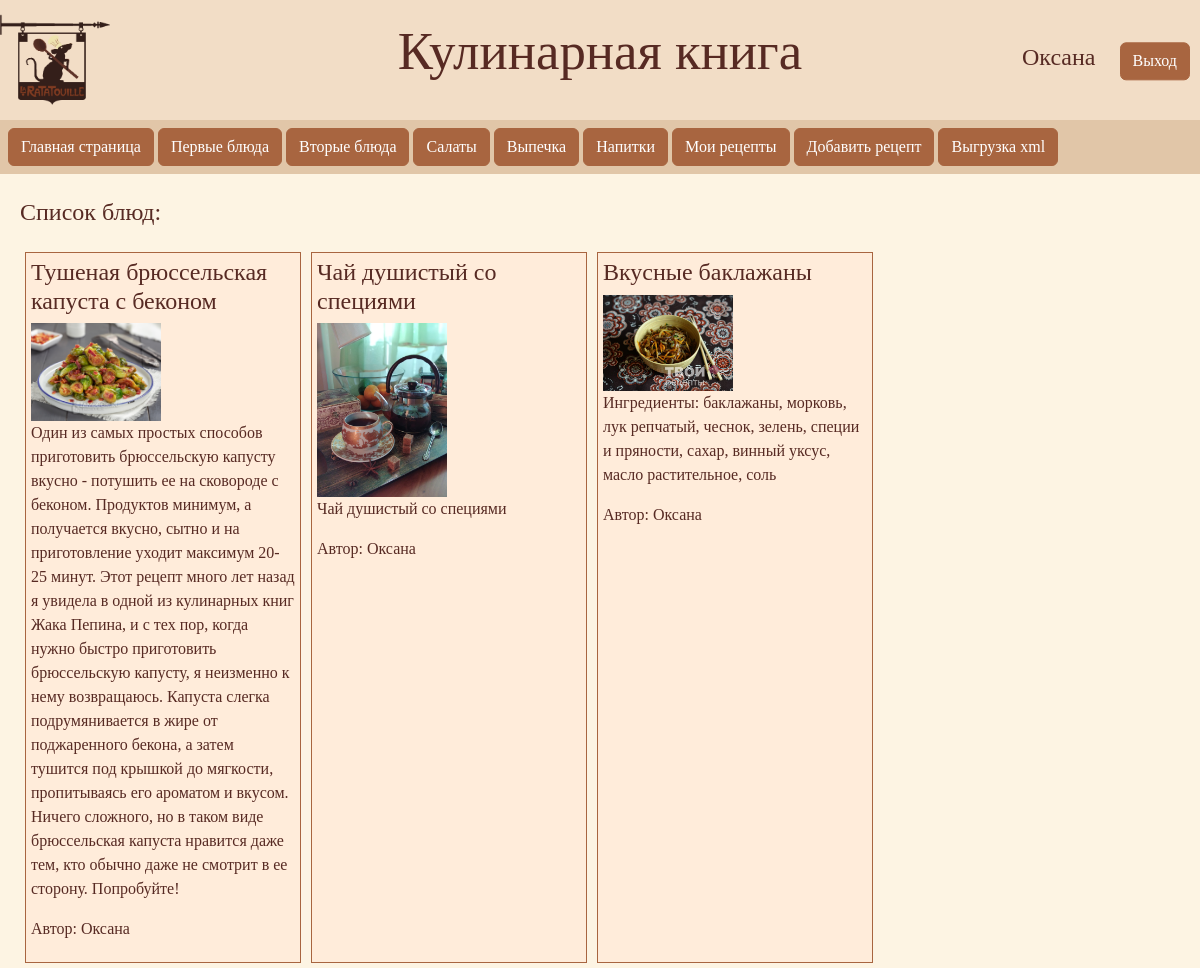
The page /my_recipes (signed in) on the database as committed earlier.
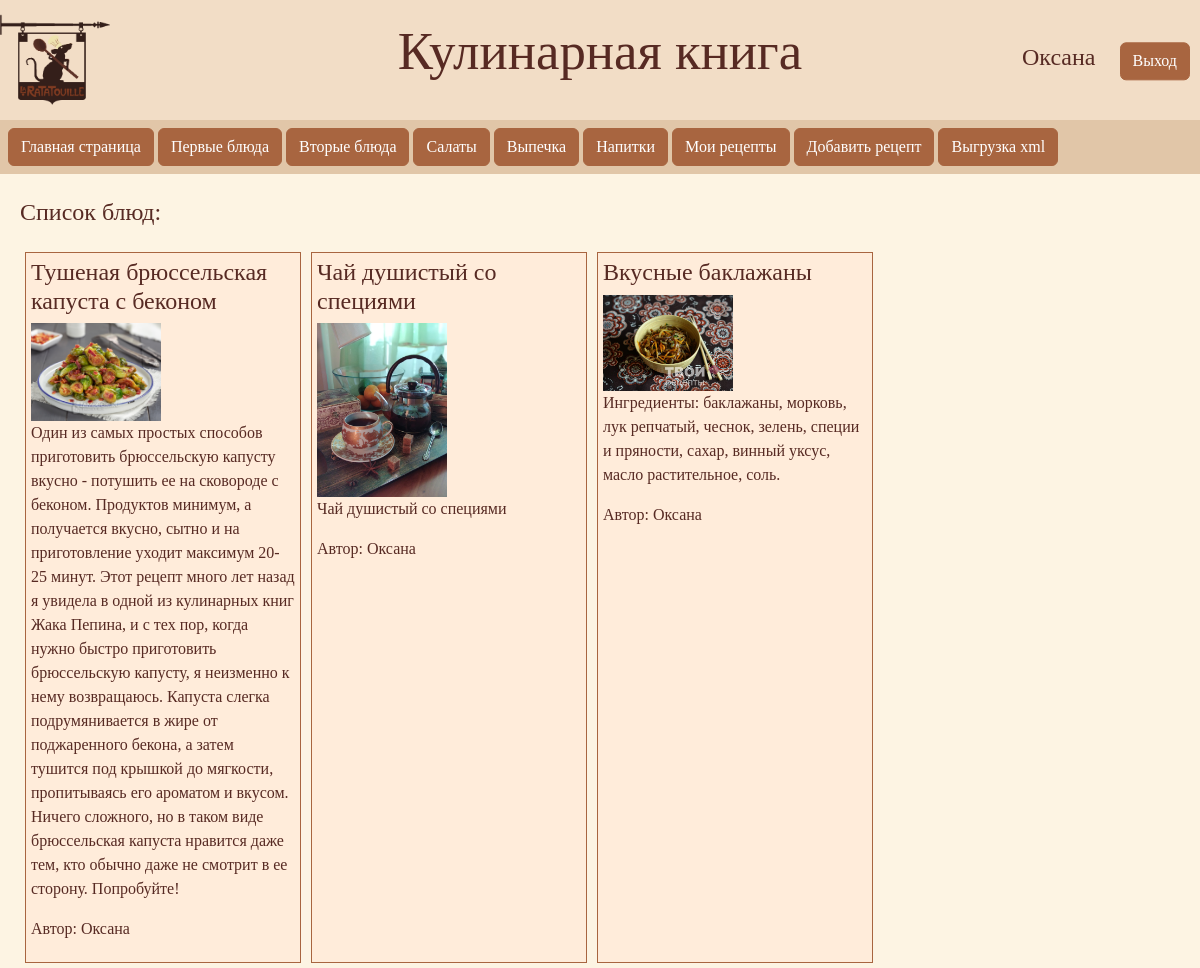
The same page on the database as committed later.
### culinary_guide/models.py (models this page shows)
class Dishes(models.Model):
    title = models.CharField(max_length=200)
    description = models.TextField()
    products = models.TextField()
    recipe = models.TextField()
    image = models.CharField(max_length=200, default='')
    category = models.ForeignKey(Categories, on_delete=models.CASCADE)
    user = models.ForeignKey(User, on_delete=models.CASCADE)

### culinary_guide/views.py (the view)
# urls.py: path('my_recipes', views.my_recipes, name='my_recipes'),
def my_recipes(request):
    dishes = Dishes.objects.filter(user=request.user.id)
    return render(request, 'my_recipes.html', {'dishes': dishes})

### culinary_guide/templates/my_recipes.html
{% extends "base.html" %}
{% load static %}
{% block content %}
    <div>
        <div class="el">
            <h4>Список блюд:</h4>
        </div>
        <div class="d-flex flex-wrap">
            {% for dish in dishes %}
                <div class="dish">
                    <a href="dish_info/{{dish.id}}" class="text-decoration-none text-reset">
                        <div>
                            <h4>
                                {{dish.title}}
                            </h4>
                            <img class="image" src={% static dish.image %}>
                            <p>
                                {{dish.description}}
                            </p>
                            <p>
                                Автор: {{dish.user}}
                            </p>
                        </div>
                    </a>
                </div>
            {% endfor %}
        </div>
    </div>
{% endblock %}

Rows that differ between the two databases and show on the page:
changed Dishes "Вкусные баклажаны": description "Ингредиенты: баклажаны, морковь, лук репчатый, чеснок, зелень, специи и пряности, сахар, винный уксус, масло растительное, соль" → "Ингредиенты: баклажаны, морковь, лук репчатый, чеснок, зелень, специи и пряности, сахар, винный уксус, масло растительное, соль."
